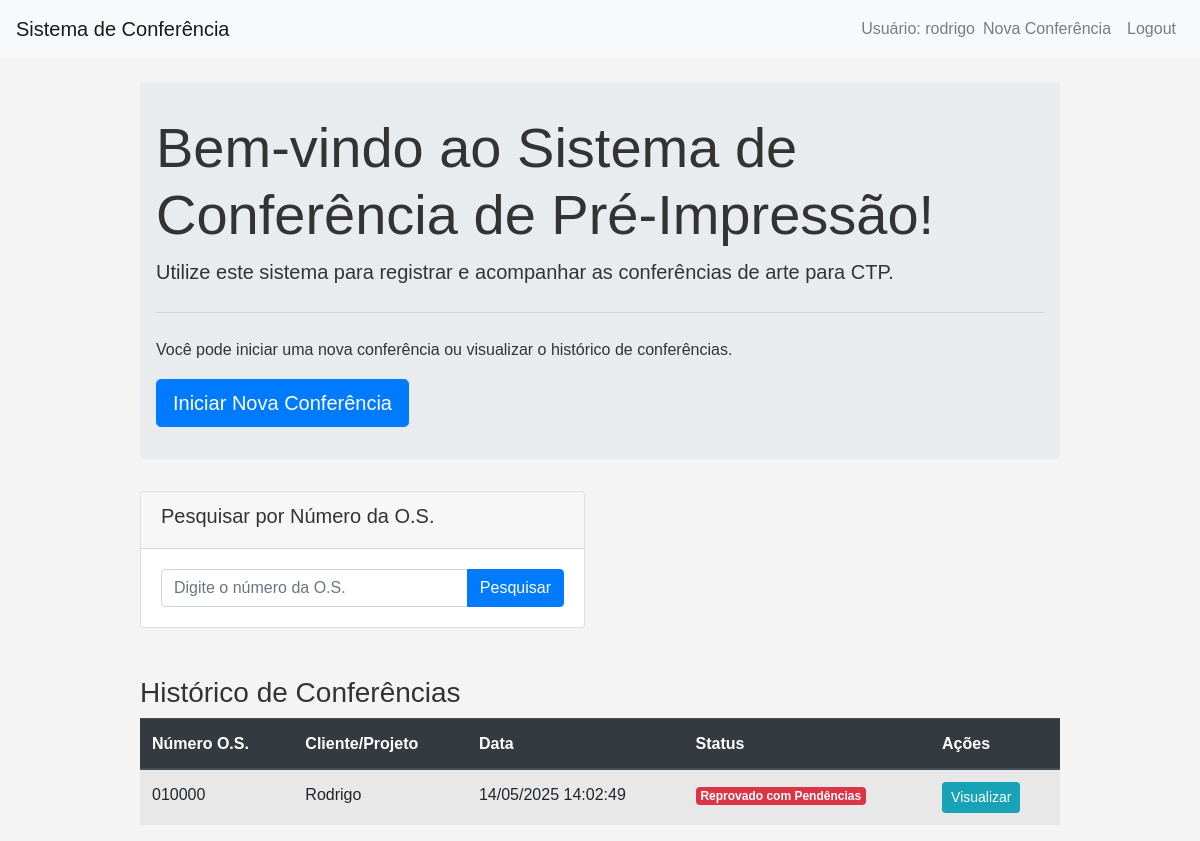
Page / (signed in) on the committed database.
### app.py (models this page shows)
class Conferencia(db.Model):
    __tablename__ = "Conferencias"
    id_conferencia = db.Column(db.Integer, primary_key=True, autoincrement=True)
    id_usuario_responsavel = db.Column(db.Integer, db.ForeignKey("Usuarios.id_usuario"), nullable=False)
    numero_os = db.Column(db.String(100), nullable=False, index=True)
    nome_cliente_projeto = db.Column(db.String(200))
    nome_arquivo_original = db.Column(db.String(255))
    data_inicio_conferencia = db.Column(db.DateTime, default=datetime.datetime.utcnow)
    data_fim_conferencia = db.Column(db.DateTime)
    observacoes_gerais = db.Column(db.Text)
    status_conferencia = db.Column(db.String(50), default="Em Andamento") # Em Andamento, Aprovado, Reprovado com Pendências
    itens_conferencia = db.relationship("ItemConferencia", backref="conferencia_pai", lazy=True, cascade="all, delete-orphan")
    processos_adicionais = db.relationship("ProcessoAdicionalConferencia", backref="conferencia_pai", lazy=True, uselist=False, cascade="all, delete-orphan")

### app.py (the view)
@app.route("/")
def index():
    if "user_id" not in session:
        return redirect(url_for("login"))
    pesquisa_os = request.args.get('pesquisa_os', '')
    if pesquisa_os:
        conferencias = Conferencia.query.filter(
            Conferencia.id_usuario_responsavel == session["user_id"],
            Conferencia.numero_os.like(f"%{pesquisa_os}%")
        ).order_by(Conferencia.data_fim_conferencia.desc()).all()
    else:
        conferencias = Conferencia.query.filter_by(
            id_usuario_responsavel=session["user_id"]
        ).order_by(Conferencia.data_fim_conferencia.desc()).all()
    return render_template("index.html", conferencias=conferencias)

### app.py (called while the page is built)
@app.template_filter("datetimeformat")
def datetimeformat(value, format="%d/%m/%Y %H:%M:%S"):
    if value is None:
        return ""
    return value.strftime(format)

### templates/index.html (shortened to what this page needs)
{% extends "base.html" %}
{% block content %}
<div class="jumbotron">
    <h1 class="display-4">Bem-vindo ao Sistema de Conferência de Pré-Impressão!</h1>
    <p class="lead">Utilize este sistema para registrar e acompanhar as conferências de arte para CTP.</p>
    <hr class="my-4">
    <p>Você pode iniciar uma nova conferência ou visualizar o histórico de conferências.</p>
    <a class="btn btn-primary btn-lg" href="{{ url_for('nova_conferencia') }}" role="button">Iniciar Nova Conferência</a>
</div>
<div class="row mb-4">
    <div class="col-md-6">
        <div class="card">
            <div class="card-header">
                <h5>Pesquisar por Número da O.S.</h5>
            </div>
            <div class="card-body">
                <form method="GET" action="{{ url_for('index') }}">
                    <div class="input-group">
                        <input type="text" class="form-control" name="pesquisa_os" placeholder="Digite o número da O.S." value="{{ request.args.get('pesquisa_os', '') }}">
                        <div class="input-group-append">
                            <button class="btn btn-primary" type="submit">Pesquisar</button>
                        </div>
                    </div>
                </form>
            </div>
        </div>
    </div>
</div>
<h3>Histórico de Conferências</h3>
{% if conferencias %}
<div class="table-responsive">
    <table class="table table-striped table-hover">
        <thead class="thead-dark">
            <tr>
                <th>Número O.S.</th>
                <th>Cliente/Projeto</th>
                <th>Data</th>
                <th>Status</th>
                <th>Ações</th>
            </tr>
        </thead>
        <tbody>
            {% for conf in conferencias %}
            <tr>
                <td>{{ conf.numero_os }}</td>
                <td>{{ conf.nome_cliente_projeto }}</td>
                <td>{{ conf.data_fim_conferencia|datetimeformat if conf.data_fim_conferencia else conf.data_inicio_conferencia|datetimeformat }}</td>
                <td>
                    <span class="badge {% if conf.status_conferencia == 'Aprovado' %}badge-success{% elif conf.status_conferencia == 'Reprovado com Pendências' %}badge-danger{% else %}badge-warning{% endif %}">
                        {{ conf.status_conferencia }}
                    </span>
                </td>
                <td>
                    <a href="{{ url_for('visualizar_conferencia', id_conferencia=conf.id_conferencia) }}" class="btn btn-sm btn-info">Visualizar</a>
                </td>
            </tr>
            {% endfor %}
        </tbody>
    </table>
</div>
{% else %}
<div class="alert alert-info">
    Nenhuma conferência encontrada. {% if request.args.get('pesquisa_os') %}Tente uma pesquisa diferente ou {% endif %}inicie uma nova conferência.
</div>
{% endif %}
{% endblock %}

### templates/base.html (shortened to what this page needs)
<!doctype html>
<html lang="pt-br">
<head>
    <link rel="stylesheet" href="https://stackpath.bootstrapcdn.com/bootstrap/4.5.2/css/bootstrap.min.css">
    <link rel="stylesheet" href="{{ url_for('static', filename='style.css') }}">
</head>
<body>
    <nav class="navbar navbar-expand-lg navbar-light bg-light">
        <a class="navbar-brand" href="{{ url_for('index') }}">Sistema de Conferência</a>
        <div class="collapse navbar-collapse" id="navbarNav">
            <ul class="navbar-nav ml-auto">
                {% if session.user_id %}
                    <li class="nav-item">
                        <span class="navbar-text">Usuário: {{ session.user_name }}</span>
                    </li>
                    <li class="nav-item">
                        <a class="nav-link" href="{{ url_for('nova_conferencia') }}">Nova Conferência</a>
                    </li>
                    <li class="nav-item">
                        <a class="nav-link" href="{{ url_for('logout') }}">Logout</a>
                    </li>
                {% endif %}
            </ul>
        </div>
    </nav>
    <div class="container mt-4">
        {% block content %}{% endblock %}
    </div>
</body>
</html>

### static/style.css (style rules this page uses)
body { font-family: sans-serif; line-height: 1.6; margin: 0; padding: 0; background-color: #f4f4f4; color: #333; }
.container { width: 80%; margin: auto; overflow: hidden; padding: 0 20px; }
.navbar { margin-bottom: 20px; }
.jumbotron { background-color: #e9ecef; padding: 2rem 1rem; border-radius: .3rem; }
.card { margin-bottom: 1.5rem; }
.card-header { font-weight: bold; }

### rows in the picture
Conferencia: user_name "rodrigo", numero_os "010000", nome_cliente_projeto "Rodrigo", data_fim_conferencia "14/05/2025 14:02:49", status_conferencia "Reprovado com Pendências"
